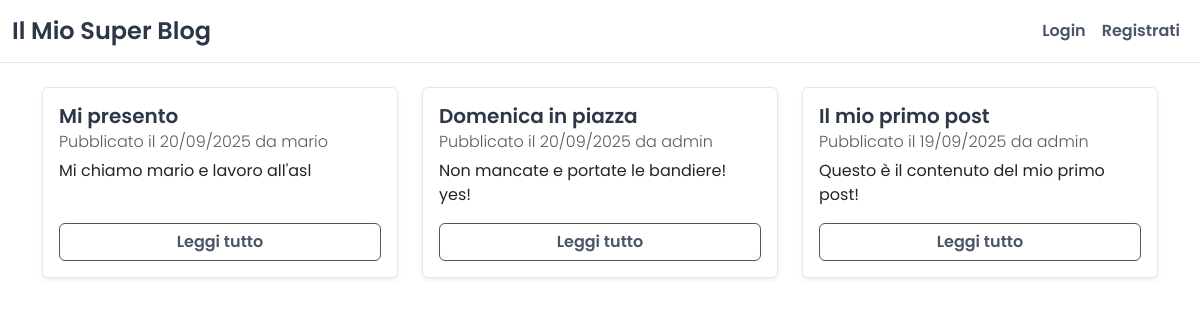
/, run on an earlier commit of the app's database.
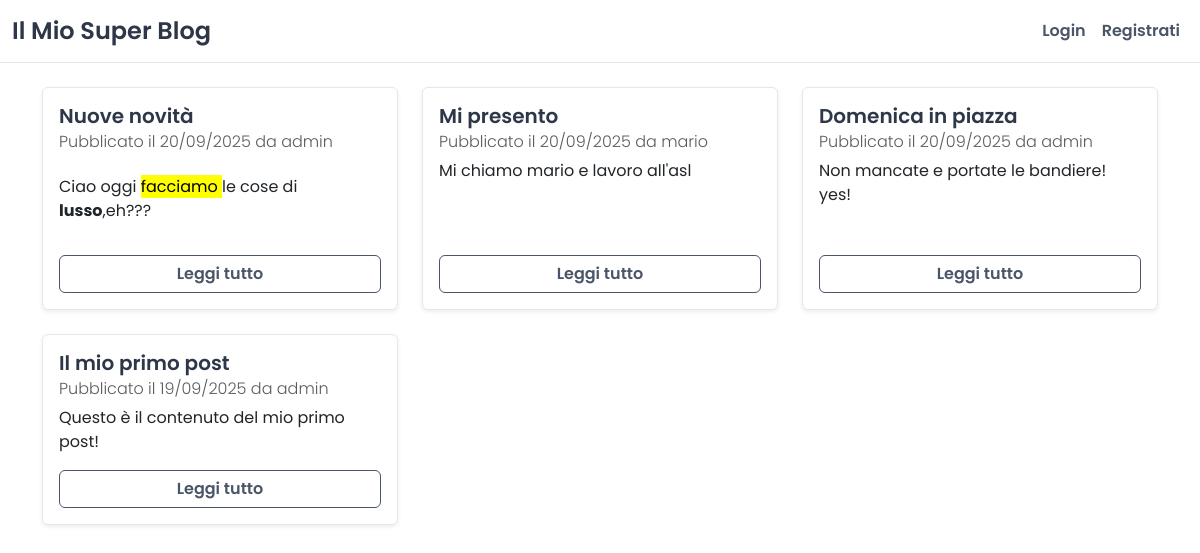
And on a later commit of the database.
### blog/models.py (models this page shows, shortened)
class Post(models.Model):
    title = models.CharField(max_length=200)
    content = models.TextField()
    author = models.ForeignKey(
        get_user_model(),
        on_delete=models.CASCADE,
        related_name='posts'
    )
    tags = models.ManyToManyField(Tag, blank=True)
    created_at = models.DateTimeField(auto_now_add=True)
    updated_at = models.DateTimeField(auto_now=True)
    filter_horizontal = ('tags',)

### blog/views.py (the view)
# urls.py: path('', post_list_view, name='post_list'),
def post_list_view(request):
    posts = Post.objects.select_related('author').all().order_by('-created_at') # Prendiamo tutti i post, i più recenti prima
    context = {
        'posts': posts,
    }
    return render(request, "blog/post_list.html", context)

### templates/blog/post_list.html
{% extends "base.html" %}
{% block content %}
    <div class="row mt-4">
    {% for post in posts %}
        <div class="col-md-6 col-lg-4 mb-4">
            <div class="card h-100 shadow-sm">
                <div class="card-body d-flex flex-column">
                    <h5 class="card-title">
                        <a href="{% url 'blog:post_detail' pk=post.pk %}" class="text-decoration-none">{{ post.title }}</a>
                    </h5>
                    <h6 class="card-subtitle mb-2 text-muted fw-light">
                        Pubblicato il {{ post.created_at|date:"d/m/Y" }} da {{ post.author.username }}
                    </h6>
                    <p class="card-text">{{ post.content|truncatewords_html:20|safe }}</p>
                    <a href="{% url 'blog:post_detail' pk=post.pk %}" class="btn btn-primary mt-auto">Leggi tutto</a>
                </div>
            </div>
        </div>
    {% empty %}
        <div class="col-12">
            <div class="alert alert-info" role="alert">
                Nessun post trovato. Inizia a scrivere il primo!
            </div>
        </div>
    {% endfor %}
    </div>
{% endblock content %}

What changed in the data, as far as the page shows it:
added Post: title "Nuove novità", created_at "20/09/2025", author.username "admin", content "Ciao oggi facciamo le cose di lusso ,eh???"
